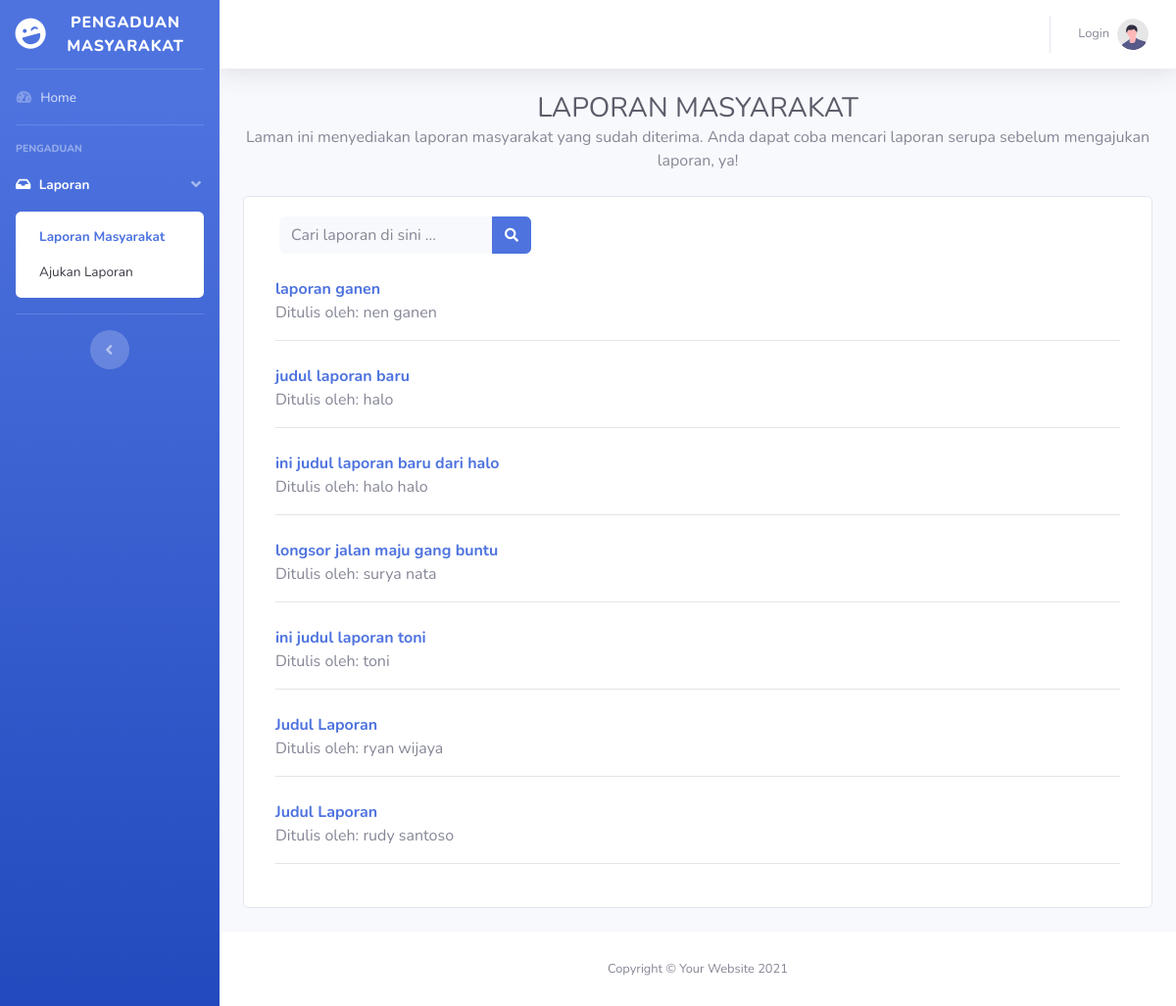
The app's page /public/pengaduan with its own data.
### tables this page shows
CREATE TABLE `aduan` (
  `id_aduan` int NOT NULL,
  `nama` varchar(255) DEFAULT NULL,
  `email` varchar(255) DEFAULT NULL,
  `judul` text,
  `aduan` text,
  `status` enum('diproses','ditanggapi') DEFAULT NULL
);

### app/core/Controller.php (called while the page is built, shortened)
<?php
class Controller {
    public function view($view, $data = [])
    {
        require_once "../app/views/{$view}.php";
    }
    public function model($model)
    {
        return new $model;
    }
}

### app/controllers/Pengaduan.php (called while the page is built, shortened)
<?php
class Pengaduan extends Controller {
    public function index()
    {
        $aduan = $this->model('aduan_model')->getAllAduan();
        $data = [
            'title' => 'Pengaduan',
            'controller' => 'pengaduan',
            'aduan' => $aduan,
        ];
        $this->view('pengaduan/index', $data);
    }
}

### app/core/App.php (called while the page is built, shortened)
<?php
class App {
    protected $method = 'index';
    protected $params = [];
    public function __construct()
    {
        $this->controller = new $this->controller;
        call_user_func_array([$this->controller, $this->method], $this->params);
    }
}

### public/index.php (called while the page is built, shortened)
<?php
$app = new App;

### app/core/Database.php (called while the page is built, shortened)
<?php
class Database {
    private $host = DB_HOST;
    private $user = DB_USER;
    private $pass = DB_PASS;
    private $db_name = DB_NAME;
    private $dbh;
    private $stmt;
    public function __construct()
    {
        $dsn = 'mysql:host=' . $this->host . ';dbname=' . $this->db_name;
        $options = [
            PDO::ATTR_PERSISTENT => true,
            PDO::ATTR_ERRMODE => PDO::ERRMODE_EXCEPTION,
        ];
        try {
            $this->dbh = new PDO($dsn, $this->user, $this->pass, $options);
        }
        catch (PDOException $e){
            die($e->getMessage());
        }
    }
    public function query($query)
    {
        $this->stmt = $this->dbh->prepare($query);
    }
    public function execute()
    {
        $this->stmt->execute();
    }
    public function resultSet()
    {
        $this->execute();
        return $this->stmt->fetchAll(PDO::FETCH_ASSOC);
    }
}

### app/models/Aduan_model.php (called while the page is built, shortened)
<?php
class Aduan_model {
    private $table = 'aduan';
    private $db;
    public function __construct()
    {
        $this->db = new Database;
    }
    public function getAllAduan()
    {
        $query = 'SELECT * FROM ' . $this->table . ' ORDER BY id_aduan DESC';
        $this->db->query($query);
        return $this->db->resultSet();
    }
}

### app/views/pengaduan/index.php (the view, shortened to what this page needs)
<div class="container-fluid">
    <h1 class="h3 m-0 text-gray-800 text-uppercase text-center">Laporan Masyarakat</h1>
    <p class="mb-4 text-center">Laman ini menyediakan laporan masyarakat yang sudah diterima. Anda dapat coba mencari laporan serupa sebelum mengajukan laporan, ya!</p>
    <div class="card mb-4">
        <div class="card-body">
                <form action="<?= BASE_URL ?>/pengaduan/search" method="POST"
                    class="form-inline mr-auto ml-md-3 my-2 my-md-0 mw-100 navbar-search">
                    <div class="input-group">
                        <input type="text" class="form-control bg-light border-0 small" placeholder="Cari laporan di sini ..."
                            aria-label="Search" aria-describedby="basic-addon2" name="search">
                        <div class="input-group-append">
                            <button class="btn btn-primary" type="submit">
                                <i class="fas fa-search fa-sm"></i>
                            </button>
                        </div>
                    </div>
                </form>
            <?php foreach($data['aduan'] as $aduan): ?>
                <div class="col my-4">
                    <a href="<?= BASE_URL ?>/pengaduan/detail/<?= $aduan['id_aduan'] ?>" class="m-0 font-weight-bold text-primary"><?= $aduan['judul'] ?? 'Judul Laporan' ?></a>
                    <p>Ditulis oleh: <?= $aduan['nama'] ?></p>
                    <hr>
                </div>
            <?php endforeach ?>
        </div>
    </div>
</div>

### records on screen
aduan: judul "laporan ganen", nama "nen ganen"
aduan: judul "judul laporan baru", nama "halo"
aduan: judul "ini judul laporan baru dari halo", nama "halo halo"
aduan: judul "longsor jalan maju gang buntu", nama "surya nata"
aduan: judul "ini judul laporan toni", nama "toni"
aduan: judul "Judul Laporan", nama "ryan wijaya"
aduan: judul "Judul Laporan", nama "rudy santoso"
